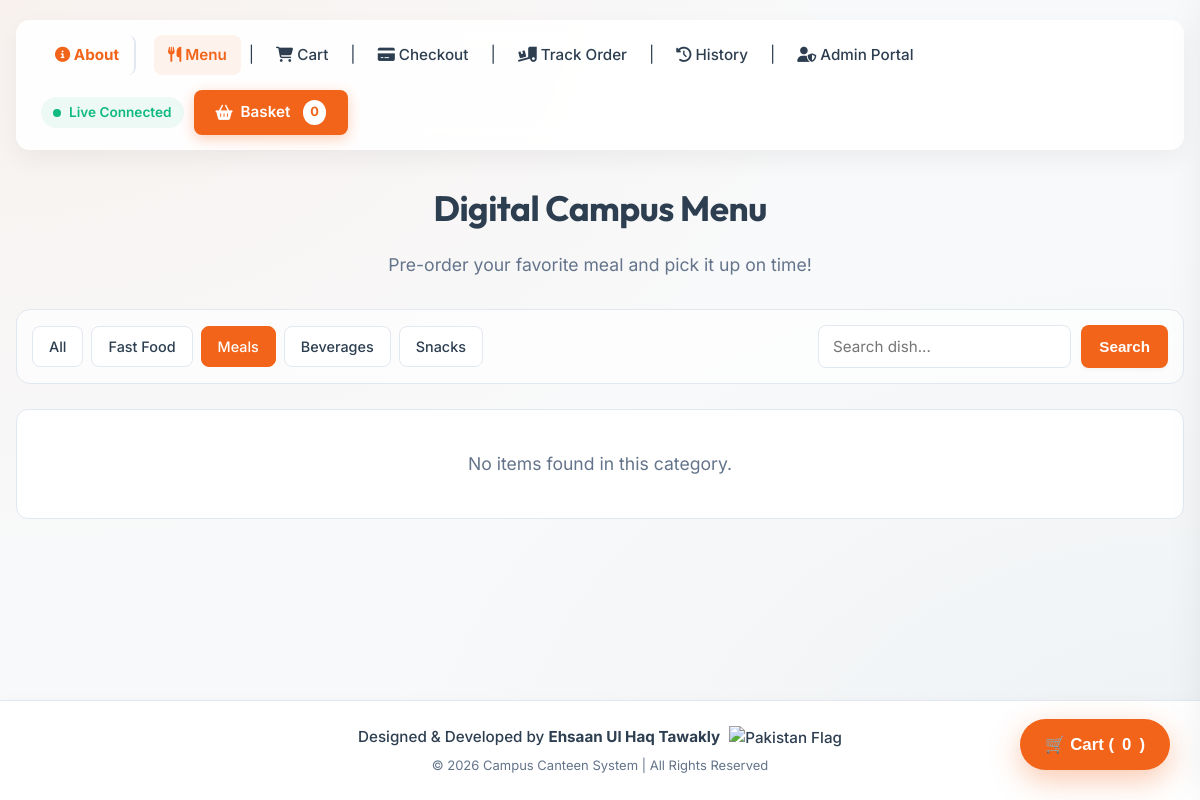
The app's page /menu.php?category=Meals, older data.
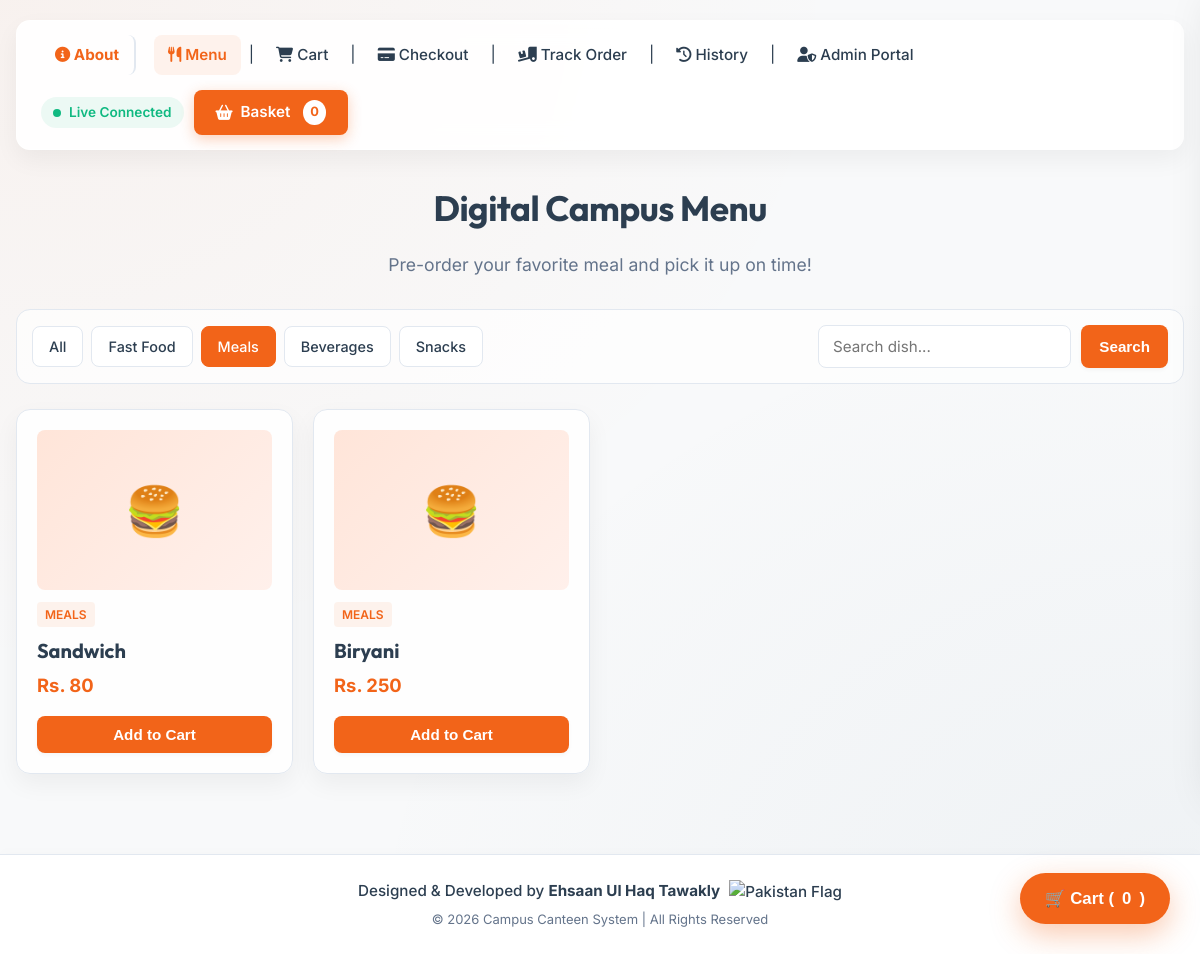
The same page, newer data.
### tables this page shows
CREATE TABLE `products` (
  `id` int(11) NOT NULL,
  `name` varchar(100) NOT NULL,
  `price` int(11) NOT NULL,
  `image` varchar(225) NOT NULL,
  `category` varchar(50) NOT NULL DEFAULT 'Fast Food'
);

### menu.php (the view, shortened to what this page needs)
<?php
include(__DIR__ . "/php/connect.php");
$category = $_GET['category'] ?? 'All';
$search = trim($_GET['search'] ?? '');
$query = "SELECT * FROM products WHERE 1=1";
$params = [];
$types = "";
if ($category !== 'All') {
    $query .= " AND category = ?";
    $params[] = $category;
    $types .= "s";
}
$query .= " ORDER BY id DESC";
$stmt = mysqli_prepare($conn, $query);
if ($stmt) {
    if (count($params) > 0) {
        mysqli_stmt_bind_param($stmt, $types, ...$params);
    }
    mysqli_stmt_execute($stmt);
    $result = mysqli_stmt_get_result($stmt);
} else {
    $result = mysqli_query($conn, "SELECT * FROM products ORDER BY id DESC");
}
?>
<!DOCTYPE html>
<html lang="en">
<head>
    <link rel="stylesheet" href="https://cdnjs.cloudflare.com/ajax/libs/font-awesome/6.4.0/css/all.min.css">
    <link rel="stylesheet" href="css/style.css">
</head>
<body>
    <div class="container">
        <div class="navbar" style="flex-wrap: wrap;">
            <div class="nav-left">
                <a href="about.php" style="font-weight: bold; color: var(--primary); border-right: 2px solid var(--border-color); padding-right: 15px; margin-right: 10px;"><i class="fa-solid fa-circle-info"></i> About</a>
                <a href="menu.php" class="active"><i class="fa-solid fa-utensils"></i> Menu</a> |
                <a href="cart.php"><i class="fa-solid fa-cart-shopping"></i> Cart</a> |
                <a href="checkout.php"><i class="fa-solid fa-credit-card"></i> Checkout</a> |
                <a href="track_order.php"><i class="fa-solid fa-truck-ramp-box"></i> Track Order</a> |
                <a href="order_history.php"><i class="fa-solid fa-clock-rotate-left"></i> History</a> |
                <a href="login.php" style="font-size: 0.95rem; font-weight: 500; color: var(--text-main);"><i class="fa-solid fa-user-shield"></i> Admin Portal</a>
            </div>
            <div style="display: flex; align-items: center; gap: 10px; flex-wrap: nowrap; flex-shrink: 0;">
                <span style="font-size: 0.85rem; color: var(--accent-success); font-weight: 600; display: inline-flex; align-items: center; gap: 6px; background: rgba(16, 185, 129, 0.08); padding: 5px 12px; border-radius: 50px; white-space: nowrap;">
                    <span class="live-dot"></span>
                    Live Connected
                </span>
                <a class="cart-btn" href="javascript:void(0)" onclick="toggleCartDrawer(true)" style="white-space: nowrap;"><i class="fa-solid fa-basket-shopping"></i> Basket <span id="cart-count" style="background: #fff; color: var(--primary); padding: 2px 7px; border-radius: 50%; font-size: 0.8rem; margin-left: 5px; font-weight: bold;">0</span></a>
            </div>
        </div>
        <h1 class="page-title">Digital Campus Menu</h1>
        <p style="text-align: center; color: var(--text-muted); margin-bottom: 30px; font-size: 1.1rem;">Pre-order your favorite meal and pick it up on time!</p>
        <div class="filter-section">
            <div class="categories">
                <?php
                $cats = ['All', 'Fast Food', 'Meals', 'Beverages', 'Snacks'];
                foreach ($cats as $c) {
                    $activeClass = ($category === $c) ? 'active' : '';
                    $searchParam = ($search !== '') ? '&search=' . urlencode($search) : '';
                    echo "<a class='category-btn {$activeClass}' href='menu.php?category=" . urlencode($c) . $searchParam . "'>{$c}</a>";
                }
                ?>
            </div>
            <form class="search-bar" method="GET" action="menu.php">
                <input class="search-input" type="text" name="search" placeholder="Search dish..." value="<?php echo htmlspecialchars($search); ?>">
                <button type="submit" class="btn">Search</button>
            </form>
        </div>
        <div class="menu-grid">
            <?php
            if ($result && mysqli_num_rows($result) > 0) {
                while ($row = mysqli_fetch_assoc($result)) {
                    $name = $row['name'] ?? '';
                    $price = (int)($row['price'] ?? 0);
                    $img = $row['image'] ?? '';
                    $cat = $row['category'] ?? 'Fast Food';
                    $safeName = addslashes($name);
                    echo "<div class='menu-card'>";
                    if ($img !== '' && file_exists(__DIR__ . '/' . $img)) {
                        echo "<img class='menu-card-image' src='" . htmlspecialchars($img) . "' alt='" . htmlspecialchars($name) . "'>";
                    } else {
                        echo "<div class='menu-card-image' style='display: flex; align-items: center; justify-content: center; background: linear-gradient(135deg, #ffe5d9 0%, #fff0eb 100%); color: var(--primary); font-size: 3rem; font-weight: bold; font-family: Outfit;'>🍔</div>";
                    }
                    echo "<span class='badge' style='background: rgba(242, 100, 25, 0.08); color: var(--primary); font-size: 0.75rem; width: fit-content; margin-bottom: 8px; border-radius: 4px; padding: 3px 8px; font-weight: 600; text-transform: uppercase;'>" . htmlspecialchars($cat) . "</span>";
                    echo "<h3 style='margin: 0 0 4px;'>" . htmlspecialchars($name) . "</h3>";
                    echo "<div class='price'>Rs. " . $price . "</div>";
                    echo "<button class='btn' onclick=\"addToCart('{$safeName}', {$price})\">Add to Cart</button>";
                    echo "</div>";
                }
            } else {
                echo "<div style='grid-column: 1/-1; text-align: center; padding: 40px; background: #fff; border-radius: 12px; border: 1px solid var(--border-color); color: var(--text-muted); font-size: 1.1rem;'>No items found in this category.</div>";
            }
            ?>
        </div>
    </div>
    <button id="floating-cart-btn" onclick="toggleCartDrawer(true)">
        🛒 Cart (<span id="floating-cart-count">0</span>)
    </button>
    <?php include 'footer.php'; ?>
</body>
</html>

### footer.php (shortened to what this page needs)
<footer>
    <p style="margin: 0; color: var(--text-main); font-weight: 500;">
        Designed & Developed by <strong>Ehsaan Ul Haq Tawakly</strong>
        <img src="https://flagcdn.com/w40/pk.png" width="24" style="vertical-align: middle; margin-left: 5px;" alt="Pakistan Flag">
    </p>
    <p style="margin: 5px 0 0; font-size: 13px; color: var(--text-muted);">
        &copy; 2026 Campus Canteen System | All Rights Reserved
    </p>
</footer>

### css/style.css (style rules this page uses)
:root { --primary: #f26419; --primary-hover: #dd4f08; --secondary: #33658a; --secondary-hover: #274c67; --bg-color: #f8f9fa; --card-bg: rgba(255, 255, 255, 0.9); --text-main: #2c3e50; --text-muted: #64748b; --border-color: #e2e8f0; --shadow-sm: 0 2px 4px rgba(0, 0, 0, 0.04); --shadow-md: 0 10px 25px rgba(0, 0, 0, 0.05); --shadow-lg: 0 20px 40px rgba(0, 0, 0, 0.1); --radius-sm: 8px; --radius-md: 14px; --radius-lg: 20px; --accent-success: #10b981; --accent-warning: #f59e0b; --accent-danger: #ef4444; }
* { box-sizing: border-box; margin: 0; padding: 0; }
body { background-color: var(--bg-color); background-image: radial-gradient(at 0% 0%, rgba(242, 100, 25, 0.05) 0px, transparent 50%), radial-gradient(at 100% 100%, rgba(51, 101, 138, 0.05) 0px, transparent 50%); font-family: 'Inter', sans-serif; color: var(--text-main); line-height: 1.6; min-height: 100vh; display: flex; flex-direction: column; }
.container { width: 100%; max-width: 1200px; margin: 0 auto; padding: 20px 16px; flex-grow: 1; }
h1, h2, h3, h4, .page-title { font-family: 'Outfit', sans-serif; font-weight: 700; color: var(--text-main); }
.page-title { text-align: center; margin: 25px 0 15px; font-size: 2.2rem; letter-spacing: -0.5px; }
.navbar { display: flex; align-items: center; justify-content: space-between; background: var(--card-bg); backdrop-filter: blur(12px); -webkit-backdrop-filter: blur(12px); padding: 14px 24px; border: 1px solid rgba(255, 255, 255, 0.6); border-radius: var(--radius-md); box-shadow: var(--shadow-md); margin-bottom: 30px; gap: 15px; flex-wrap: wrap; }
.nav-left { display: flex; align-items: center; gap: 8px; flex-wrap: wrap; }
.nav-left a { text-decoration: none; padding: 8px 14px; color: var(--text-main); font-weight: 500; font-size: 0.95rem; border-radius: var(--radius-sm); transition: all 0.2s ease; }
.nav-left a:hover, .nav-left a.active { background-color: rgba(242, 100, 25, 0.08); color: var(--primary); font-weight: 600; }
.cart-btn { background: var(--primary); color: #fff; padding: 10px 22px; border-radius: var(--radius-sm); text-decoration: none; font-weight: 600; font-size: 0.95rem; box-shadow: 0 4px 14px rgba(242, 100, 25, 0.3); transition: all 0.2s ease; display: inline-flex; align-items: center; gap: 8px; }
.btn { display: inline-flex; align-items: center; justify-content: center; padding: 10px 18px; border: none; border-radius: var(--radius-sm); cursor: pointer; background: var(--primary); color: white; font-weight: 600; font-size: 0.95rem; transition: all 0.2s ease; gap: 8px; box-shadow: var(--shadow-sm); }
.menu-grid { display: grid; grid-template-columns: repeat(auto-fill, minmax(260px, 1fr)); gap: 20px; margin-top: 25px; }
.menu-card { background: var(--card-bg); border: 1px solid var(--border-color); border-radius: var(--radius-md); padding: 20px; box-shadow: var(--shadow-md); transition: all 0.3s cubic-bezier(0.4, 0, 0.2, 1); display: flex; flex-direction: column; position: relative; overflow: hidden; }
.menu-card-image { width: 100%; height: 160px; object-fit: cover; border-radius: var(--radius-sm); margin-bottom: 12px; background-color: #f1f5f9; }
.menu-card h3 { font-size: 1.25rem; margin-bottom: 6px; }
.menu-card .price { font-size: 1.15rem; color: var(--primary); font-weight: 700; margin-bottom: 15px; }
.menu-card .btn { margin-top: auto; width: 100%; }
input, select, textarea { padding: 11px 14px; width: 100%; border: 1px solid var(--border-color); border-radius: var(--radius-sm); background-color: #fff; font-family: inherit; font-size: 0.95rem; color: var(--text-main); transition: border-color 0.2s, box-shadow 0.2s; outline: none; }
.badge { display: inline-flex; align-items: center; padding: 6px 12px; border-radius: 50px; font-size: 0.85rem; font-weight: 600; }
footer { text-align: center; padding: 24px !important; background-color: #fff !important; margin-top: 60px !important; border-top: 1px solid var(--border-color) !important; box-shadow: 0 -4px 10px rgba(0,0,0,0.01); }
footer p { font-size: 0.95rem; color: var(--text-main); }

Row changes from the older to the newer data that the page shows:
now on this page (row edited): products: category "MEALS", name "Sandwich", price "80"
now on this page (row edited): products: category "MEALS", name "Biryani", price "250"
Text that changed along with them:
text no longer shown: "No items found in this category."
